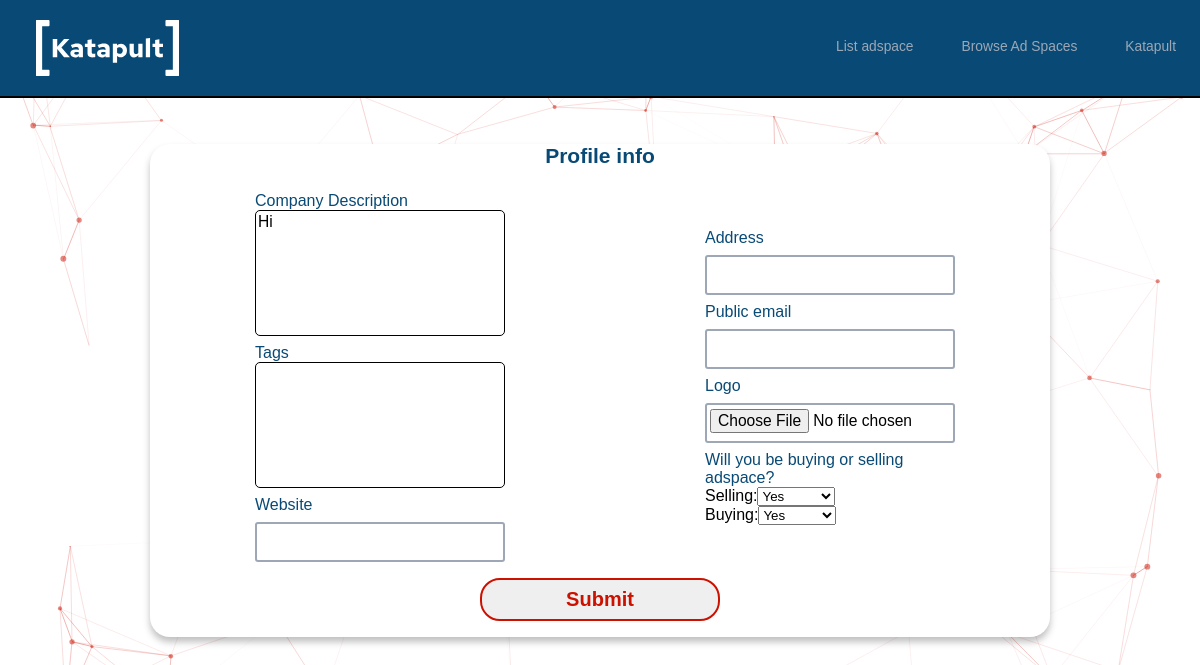
Screenshot of /more-info/ (signed in) with the database file from the repository.
### users/models.py (models this page shows, shortened)
class Account(AbstractBaseUser):
    username = None
    email = models.EmailField(verbose_name=_("Email"), max_length=150, unique=True)
    name = models.CharField(verbose_name=_("Company name"), max_length=150)
    date_joined = models.DateTimeField(verbose_name=_("date joined"), auto_now_add=True)
    last_login = models.DateTimeField(verbose_name=_("last login"), auto_now=True)
    phone = models.CharField(_("Phone number"), max_length=15)
    is_active = models.BooleanField(default=True)
    is_staff = models.BooleanField(default=False)
    is_admin = models.BooleanField(default=False)
    description = models.TextField(verbose_name=_("Company description"),blank=True, null=True)
    public_email = models.EmailField(verbose_name=_("Email"), blank=True, null=True)
    website = models.URLField(verbose_name=_("Website"),blank=True, null=True)
    tags = models.TextField(verbose_name=_("Tags"),blank=True, null=True)
    address = models.CharField(max_length=50,blank=True, null=True)
    logo = models.ImageField(blank=True, null=True)
    is_seller = models.BooleanField(default=True, blank=True, null=True)
    is_buyer = models.BooleanField(default=True,blank=True, null=True)
    USERNAME_FIELD = 'email'
    REQUIRED_FIELDS = ['name']
    objects = MyAccountManager()

### users/views.py (the view)
# urls.py: path("more-info/", user_views.more_info, name="more-info")
@login_required
def more_info(request):
    context = {}
    if request.method == "GET":
        context["form"] = MoreInfoForm(instance=request.user)
    else:
        form = MoreInfoForm(request.POST, instance=request.user)
        context["form"] = form
        if form.is_valid():
            user = form.save()
            return HttpResponseRedirect(reverse('profile'))
    return render(request, "users/moreinfo.html", context)

### users/forms.py
class MoreInfoForm(forms.ModelForm):
    class Meta:
        model = Account
        fields = ['description', 'logo', 'public_email', 'website', 'tags', 'address', 'is_seller', 'is_buyer']

### users/templates/users/moreinfo.html (shortened to what this page needs)
{% extends "main/layout.html" %}
{% load static %}
{% block main %}
<div class="full-width center-row-flex" id="particles-js">
  <div class="content-section" style="width: 75vw">
    <div class="hunnded-width">
      <div class="formtitle infotitle">Profile info</div>
    </div>
    <form method="POST">
      <div class="center-row-flex">
      <div class="column-center-flex" style="width: 37.5vw">
        <div class="hunned-width center-row-flex">
            <div class="formsection column-start-flex">
            <div class="formsubtitle start-row-flex">
                Company Description
            </div>
            <div class="start-row-flex">
                {{ form.description }}
            </div>
            </div>
        </div>
        <div class="hunned-width center-row-flex">
            <div class="formsection column-start-flex">
                <div class="formsubtitle start-row-flex">
                    Tags
                </div>
                <div class="start-row-flex">
                    {{ form.tags }}
                </div>
            </div>
        </div>
        <div class="hunned-width center-row-flex">
            <div class="formsection column-start-flex">
            <div class="formsubtitle start-row-flex">
                Website
            </div>
            <div class="start-row-flex">
                {{ form.website }}
            </div>
            </div>
        </div>
      </div>
      <div class="column-center-flex" style="width: 37.5vw">
        <div class="hunned-width center-row-flex">
            <div class="formsection column-start-flex">
            <div class="formsubtitle start-row-flex">
                Address
            </div>
            <div class="start-row-flex">
                {{ form.address }}
            </div>
            </div>
        </div>
        <div class="hunned-width center-row-flex">
            <div class="formsection column-start-flex">
            <div class="formsubtitle start-row-flex">
                Public email
            </div>
            <div class="start-row-flex">
                {{ form.public_email }}
            </div>
            </div>
        </div>
        <div class="hunned-width center-row-flex">
            <div class="formsection column-start-flex">
            <div class="formsubtitle start-row-flex">
                Logo
            </div>
            <div class="start-row-flex">
                {{ form.logo }}
            </div>
            </div>
        </div>
        <div class="hunned-width center-row-flex">
            <div class="formsection column-start-flex">
            <div class="formsubtitle start-row-flex">
                Will you be buying or selling adspace?
            </div>
            <div class="start-row-flex">
            Selling: {{ form.is_seller }}
            </div>
            <div class="start-row-flex">
                Buying: {{ form.is_buyer }}
            </div>
            </div>
        </div>
       </div>
      </div>
      <div class="hunned-width center-row-flex">
        <button type="submit" class="submitbtn">Submit</button>
      </div>
    </form>
  </div>
</div>
{% endblock %}

### main/templates/main/layout.html (shortened to what this page needs)
{% load static %}
<!DOCTYPE html>
<html lang="en">
<head>
    <link href="{% static 'main/styles.css' %}" rel="stylesheet" />
    <link rel="stylesheet" href="https://unpkg.com/aos@next/dist/aos.css" />
</head>
<body>
    <header class="justify start-row-flex">
        <div class="start-row-flex">
            <a href="/" style="color: black; text-decoration: none" class="start-row-flex">
                <img class="logo" src="{% static 'main/long-logo-white.svg' %}">
            </a>
        </div>
        <div class="end-row-flex">
            {% if user.is_authenticated %} {% if user.is_seller %}
            <a href="{% url 'sell' %}" style="color: black; text-decoration: none; height: 8vh" class="column-center-flex">
                <div class="nav-link">
                    List adspace
                </div>
            </a>
            {% endif %} {% if user.is_buyer %}
            <a href="{% url 'buy' %}" style="color: black; text-decoration: none; height: 8vh" class="column-center-flex">
                <div class="nav-link">
                    Browse Ad Spaces
                </div>
            </a>
            {% endif %} {% endif %}
            <div class="column-center-flex">
                {% if user.is_authenticated %}
                <div style="height: 8vh" class="dropdown column-center-flex">
                    <div class="nav-link">
                        {{ user.name }}
                    </div>
                </div>
                {% else %}
                <div class="nav-button">
                    <a class="invisible-link" href="{% url 'signup' %}">
            Get Started
          </a> {% endif %}
                </div>
            </div>
    </header>
    <div class="body-root">
        {% block main %} {% endblock %}
    </div>
</body>
</html>

### main/static/main/styles.css (style rules this page uses)
.center-row-flex { display: -webkit-flex; display: -ms-flexbox; display: flex; flex-direction: row; -webkit-flex-direction: row; -ms-flex-direction: row; -webkit-justify-content: center; -webkit-box-pack: center; justify-content: center; -webkit-align-items: center; -webkit-box-align: center; -moz-box-align: center; -ms-box-align: center; align-items: center; }
.start-row-flex { display: -webkit-flex; display: -ms-flexbox; display: flex; flex-direction: row; -webkit-flex-direction: row; -ms-flex-direction: row; -webkit-justify-content: flex-start; -webkit-box-pack: start; justify-content: flex-start; -webkit-align-items: flex-start; -webkit-box-align: start; -moz-box-align: start; -ms-box-align: start; align-items: flex-start; }
.end-row-flex { display: -webkit-flex; display: -ms-flexbox; display: flex; flex-direction: row; -webkit-flex-direction: row; -ms-flex-direction: row; -webkit-justify-content: flex-end; -webkit-box-pack: end; justify-content: flex-end; -webkit-align-items: flex-end; -webkit-box-align: end; -moz-box-align: end; -ms-box-align: end; align-items: flex-end; }
.column-start-flex { display: -webkit-flex; display: -ms-flexbox; display: flex; flex-direction: column; -webkit-flex-direction: column; -ms-flex-direction: column; -webkit-justify-content: flex-start; -webkit-box-pack: start; justify-content: flex-start; -webkit-align-items: flex-start; -webkit-box-align: start; -moz-box-align: start; -ms-box-align: start; align-items: flex-start; }
.column-center-flex { display: -webkit-flex; display: -ms-flexbox; display: flex; flex-direction: column; -webkit-flex-direction: column; -ms-flex-direction: column; -webkit-justify-content: center; -webkit-box-pack: center; justify-content: center; -webkit-align-items: center; -webkit-box-align: center; -moz-box-align: center; -ms-box-align: center; align-items: center; }
.full-width { width: 100vw; }
.justify { justify-content: space-between; }
body { margin: 0; font-family: 'Montserrat', sans-serif; }
header { position: fixed; width: 100vw; background-color: #084A75; z-index: 1000; height: 8vh; padding: 2vh 0vw; border-bottom: 2px solid black; }
.body-root { padding-top: 8vh; }
.logo { height: 7vh; margin: .5vh 0vw .5vh 3vw; }
.nav-link { margin: 1vh 2vw 0 2vw; font-weight: 500; font-size: 1.15vw; font-family: 'Montserrat', sans-serif; color: #9DA7B6; }
.dropdown .nav-link::after { display: none; }
.dropdown .nav-link { margin-bottom: calc(1vh + 3px); }
.nav-link::after { content: ''; display: block; width: 0; margin-top: 1vh; height: 3px; background: #084A75; transition: width .1s; }
.dropdown { position: relative; cursor: pointer; }
html { scroll-behavior: smooth; }
.hunned-width { width: 100%; }
.infotitle { font-family: 'Montserrat', sans-serif; font-weight: 600; color: #084A75; text-align: center; }
.content-section { background-color: white; margin-top: 10vh; width: 50vw; -moz-box-shadow: 0 5px 7px 0 rgba(0, 0, 0, 0.25); -webkit-box-shadow: 0 5px 7px 0 rgba(0, 0, 0, 0.25); box-shadow: 0 5px 7px 0 rgba(0, 0, 0, 0.25); border-radius: 20px; }
.formtitle { font-size: 1.75vw; margin-bottom: 2vh; }
.formsubtitle { color: #084A75; font-family: 'Montserrat', sans-serif; margin-top: 1vh; }
input { font-size: 1.3vw; padding: 0.5vh 0.25vw; margin-top: 1vh; height: 3.5vh; border: 2px solid #9DA7B6; border-radius: 3px; width: 20vw; }
.submitbtn { width: 20vw; color: #cc1100; margin: 0 1vw; font-family: 'Montserrat', sans-serif; font-weight: 600; font-size: 20px; border: 2px solid #cc1100; border-radius: 20px; padding: 1vh 1vw; cursor: pointer; margin: 2vh 0; }
textarea { resize: none; width: 20.3vw; height: 15vh; font-size: 1.3vw; border: 1px solid black; border-radius: 5px; font-family: 'Montserrat', sans-serif; }
.formsection { width: 20vw; }
a { color: inherit; }

### rows the page displays
Account: name "Katapult", description "Hi", is_seller "Yes", is_buyer "Yes"
